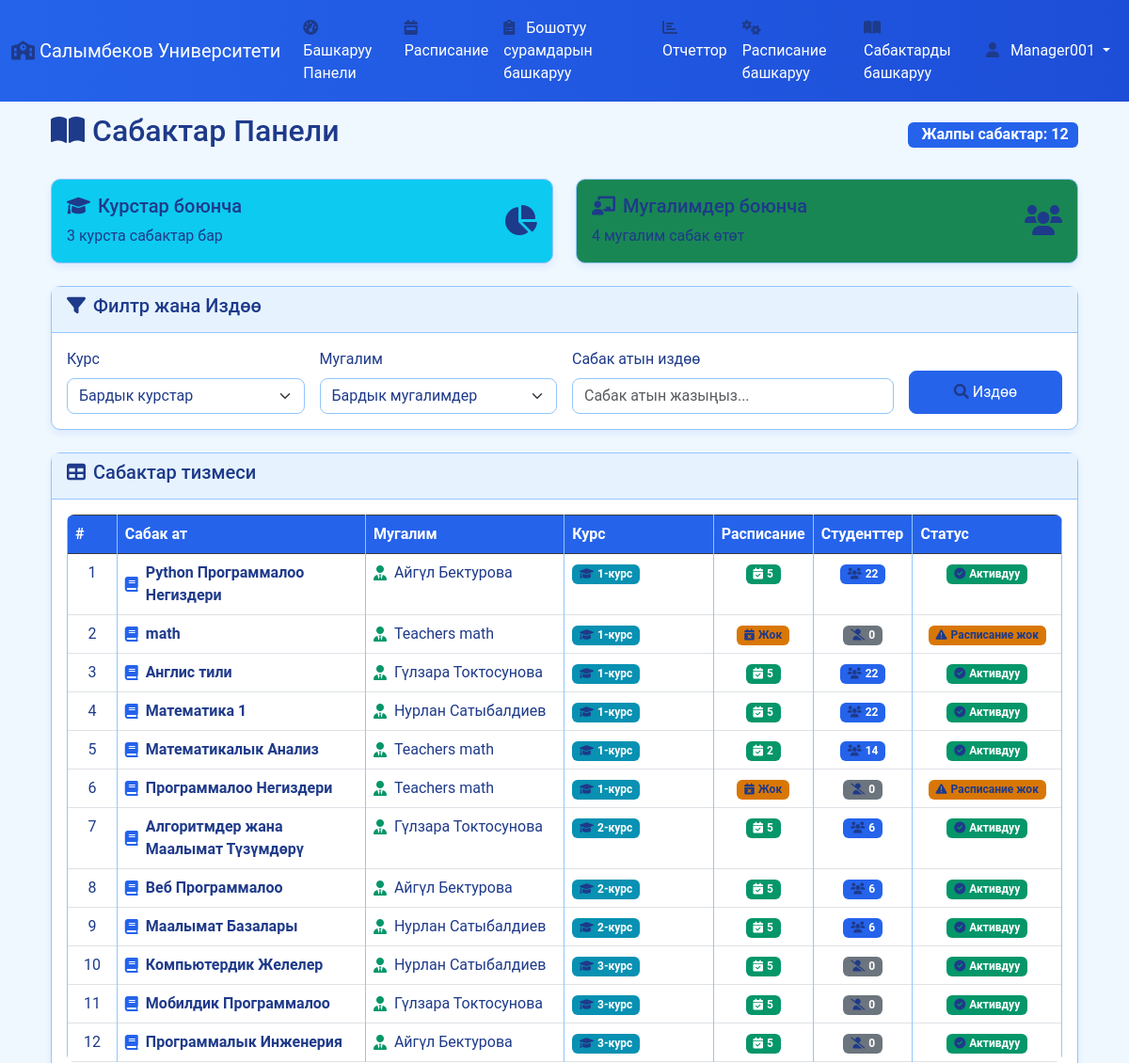
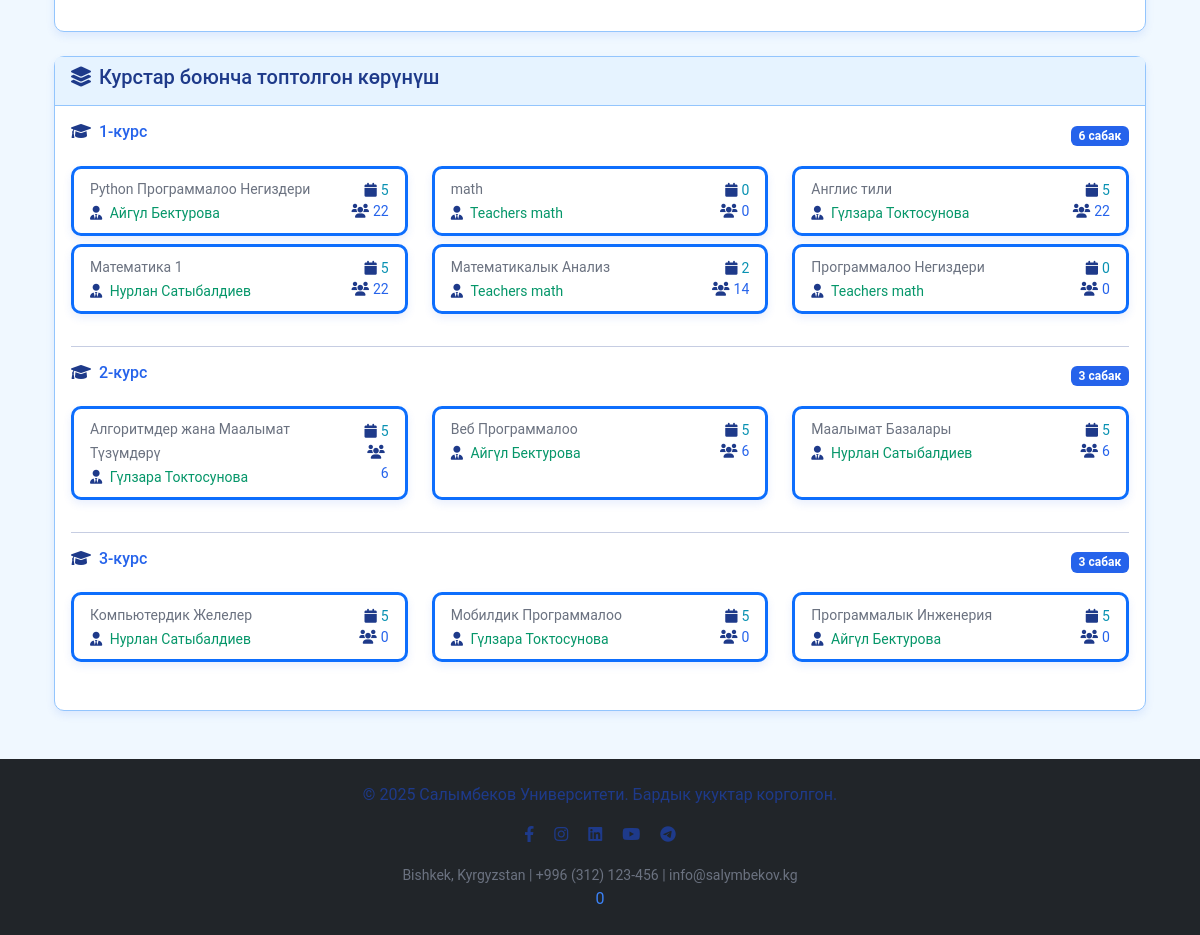
The page /ky/manage-subjects/ (signed in) on the database as committed earlier (2 pictures, top to bottom).
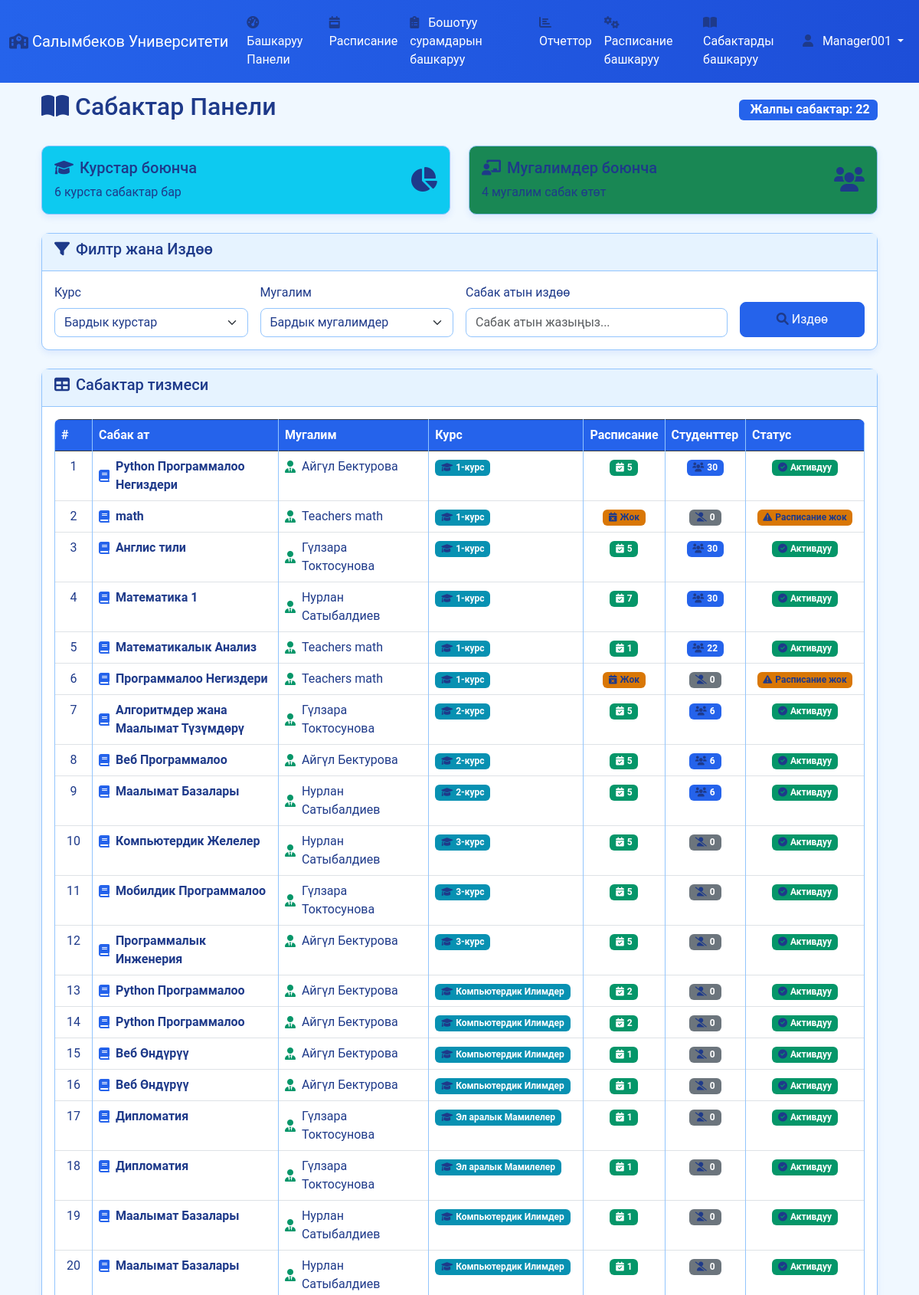
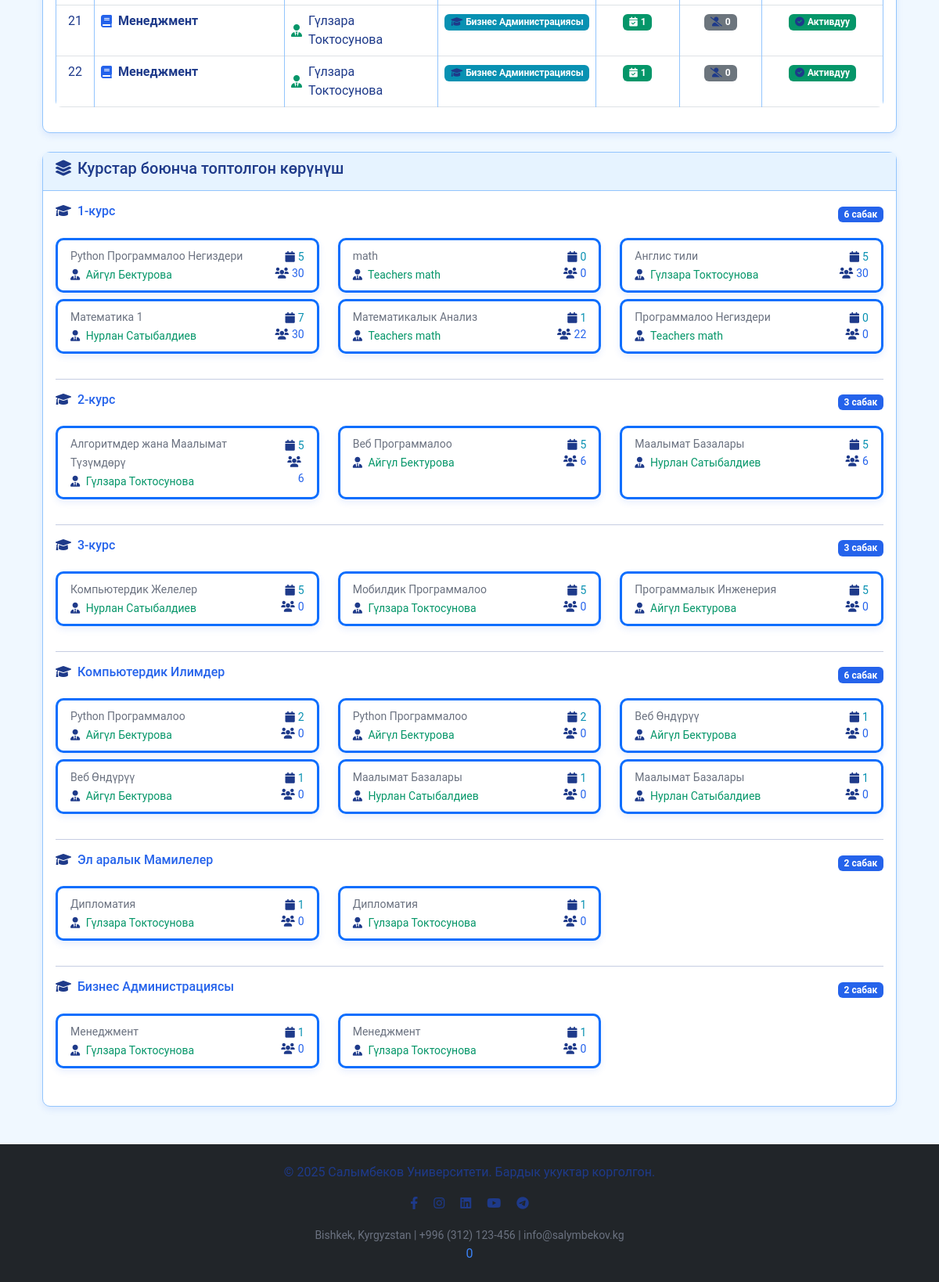
The same page on the database as committed later (2 pictures, top to bottom).
### core/models.py (models this page shows, shortened)
class Subject(models.Model):
    subject_name = models.CharField(max_length=100)
    teacher = models.ForeignKey(Teacher, on_delete=models.SET_NULL, null=True)
    course = models.ForeignKey(Course, on_delete=models.CASCADE, default=1)  # Дефолт маани катары Course ID 1

class Teacher(models.Model):
    DEGREE_CHOICES = [
        ('PROFESSOR', 'Профессор'),
        ('DOCENT', 'Доцент'),
        ('LECTURER', 'Лектор'),
        ('ASSISTANT', 'Ассистент'),
        ('TEACHER', 'Мугалим'),
    ]
    name = models.CharField(max_length=100)
    user = models.OneToOneField(User, on_delete=models.CASCADE, null=True, blank=True)
    degree = models.CharField(max_length=20, choices=DEGREE_CHOICES, default='TEACHER')
    department = models.CharField(max_length=100, blank=True, null=True)  # Кафедра

class Course(models.Model):
    name = models.CharField(max_length=100)
    year = models.IntegerField()
    faculty = models.CharField(max_length=100, blank=True, null=True)  # Факультет
    class Meta:
        ordering = ['year', 'name']

### core/views.py (the view)
# urls.py: path('manage-subjects/', views.manage_subjects, name='manage_subjects'),
@login_required
def manage_subjects(request):
    profile = UserProfile.objects.get(user=request.user)
    if profile.role not in ['ADMIN', 'MANAGER', 'TEACHER']:
        messages.error(request, 'Сизге бул бетке кирүүгө уруксат жок.')
        return redirect('dashboard')
    course_filter = request.GET.get('course')
    teacher_filter = request.GET.get('teacher')
    search = request.GET.get('search', '').strip()
    subjects = Subject.objects.select_related('teacher', 'course').all()
    courses = Course.objects.all().order_by('year')
    teachers = Teacher.objects.all().order_by('name')
    if course_filter:
        subjects = subjects.filter(course_id=course_filter)
    if teacher_filter:
        subjects = subjects.filter(teacher_id=teacher_filter)
    if search:
        subjects = subjects.filter(subject_name__icontains=search)
    subjects = subjects.order_by('course__year', 'subject_name')
    total_subjects = subjects.count()
    subjects_by_course = {}
    subjects_by_teacher = {}
    for subject in subjects:
        course_name = subject.course.name
        if course_name not in subjects_by_course:
            subjects_by_course[course_name] = []
        subjects_by_course[course_name].append(subject)
        teacher_name = subject.teacher.name if subject.teacher else "Мугалим дайындалган жок"
        if teacher_name not in subjects_by_teacher:
            subjects_by_teacher[teacher_name] = []
        subjects_by_teacher[teacher_name].append(subject)
    subjects_data = []
    for subject in subjects:
        schedule_count = Schedule.objects.filter(subject=subject).count()
        students_count = Student.objects.filter(
            group__schedule__subject=subject
        ).distinct().count()
        subjects_data.append({
            'subject': subject,
            'schedule_count': schedule_count,
            'students_count': students_count
        })
    context = {
        'subjects_data': subjects_data,
        'courses': courses,
        'teachers': teachers,
        'total_subjects': total_subjects,
        'subjects_by_course': subjects_by_course,
        'subjects_by_teacher': subjects_by_teacher,
        'course_filter': course_filter,
        'teacher_filter': teacher_filter,
        'search': search,
        'can_edit': profile.role in ['ADMIN', 'MANAGER']
    }
    return render(request, 'manage_subjects.html', context)

### attendance_system/context_processors.py (called while the page is built)
def site_config(request):
    try:
        return {
            'SITE_NAME': getattr(settings, 'SITE_NAME', 'Salymbekov University'),
            'UNIVERSITY_INFO': getattr(settings, 'UNIVERSITY_INFO', {}),
            'SYSTEM_CONFIG': getattr(settings, 'SYSTEM_CONFIG', {}),
            'LANGUAGE_CONFIG': getattr(settings, 'LANGUAGE_CONFIG', {}),
            'THEME_CONFIG': getattr(settings, 'THEME_CONFIG', {}),
            'ACADEMIC_CONFIG': getattr(settings, 'ACADEMIC_CONFIG', {}),
            'SOCIAL_MEDIA': getattr(settings, 'SOCIAL_MEDIA', {}),
            'FOOTER_CONFIG': getattr(settings, 'FOOTER_CONFIG', {}),
        }
    except Exception as e:
        return {
            'SITE_NAME': 'Salymbekov University',
            'UNIVERSITY_INFO': {'name': 'Salymbekov University'},
            'SYSTEM_CONFIG': {'version': '1.0.0'},
        }

### templates/manage_subjects.html (shortened to what the changed rows need)
{% extends 'base.html' %}
{% load django_bootstrap5 %}
{% block content %}
<div class="container-fluid mt-4">
    <div class="d-flex justify-content-between align-items-center mb-4">
        <h2><i class="fas fa-book-open me-2"></i>Сабактар Панели</h2>
        <div class="d-flex gap-2">
            <span class="badge bg-primary fs-6">
                Жалпы сабактар: {{ total_subjects }}
            </span>
        </div>
    </div>
    <div class="row mb-4">
        <div class="col-md-6">
            <div class="card bg-info text-white">
                <div class="card-body">
                    <div class="d-flex justify-content-between">
                        <div>
                            <h5><i class="fas fa-graduation-cap me-2"></i>Курстар боюнча</h5>
                            <p class="mb-0">{{ subjects_by_course|length }} курста сабактар бар</p>
                        </div>
                    </div>
                </div>
            </div>
        </div>
    </div>
    <div class="card">
        <div class="card-body">
            {% if subjects_data %}
            <div class="table-responsive">
                <table class="table table-hover table-bordered">
                    <thead class="table-dark">
                        <tr>
                            <th width="5%">#</th>
                            <th width="25%">Сабак ат</th>
                            <th width="20%">Мугалим</th>
                            <th width="15%">Курс</th>
                            <th width="10%">Расписание</th>
                            <th width="10%">Студенттер</th>
                            <th width="15%">Статус</th>
                        </tr>
                    </thead>
                    <tbody>
                        {% for data in subjects_data %}
                        <tr>
                            <td class="text-center">{{ forloop.counter }}</td>
                            <td>
                                <div class="d-flex align-items-center">
                                    <i class="fas fa-book text-primary me-2"></i>
                                    <strong>{{ data.subject.subject_name }}</strong>
                                </div>
                            </td>
                            <td>
                                {% if data.subject.teacher %}
                                    <div class="d-flex align-items-center">
                                        <i class="fas fa-user-tie text-success me-2"></i>
                                        {{ data.subject.teacher.name }}
                                    </div>
                                {% else %}
                                    <span class="text-muted">
                                        <i class="fas fa-user-times me-1"></i>Мугалим дайындалган жок
                                    </span>
                                {% endif %}
                            </td>
                            <td>
                                <span class="badge bg-info">
                                    <i class="fas fa-graduation-cap me-1"></i>{{ data.subject.course.name }}
                                </span>
                            </td>
                            <td class="text-center">
                                {% if data.schedule_count > 0 %}
                                    <span class="badge bg-success">
                                        <i class="fas fa-calendar-check me-1"></i>{{ data.schedule_count }}
                                    </span>
                                {% else %}
                                    <span class="badge bg-warning">
                                        <i class="fas fa-calendar-times me-1"></i>Жок
                                    </span>
                                {% endif %}
                            </td>
                            <td class="text-center">
                                {% if data.students_count > 0 %}
                                    <span class="badge bg-primary">
                                        <i class="fas fa-users me-1"></i>{{ data.students_count }}
                                    </span>
                                {% else %}
                                    <span class="badge bg-secondary">
                                        <i class="fas fa-user-slash me-1"></i>0
                                    </span>
                                {% endif %}
                            </td>
                            <td class="text-center">
                                {% if data.subject.teacher and data.schedule_count > 0 %}
                                    <span class="badge bg-success">
                                        <i class="fas fa-check-circle me-1"></i>Активдуу
                                    </span>
                                {% elif data.subject.teacher %}
                                    <span class="badge bg-warning">
                                        <i class="fas fa-exclamation-triangle me-1"></i>Расписание жок
                                    </span>
                                {% else %}
                                    <span class="badge bg-danger">
                                        <i class="fas fa-times-circle me-1"></i>Мугалим жок
                                    </span>
                                {% endif %}
                            </td>
                        </tr>
                        {% endfor %}
                    </tbody>
                </table>
            </div>
            {% else %}
            <div class="text-center py-5">
                <i class="fas fa-search fa-3x text-muted mb-3"></i>
                <h5 class="text-muted">Сабактар табылган жок</h5>
                <p class="text-muted">Башка филтр тандап көрүңүз</p>
            </div>
            {% endif %}
        </div>
    </div>
    <div class="row mt-4">
        <div class="col-12">
            <div class="card">
                <div class="card-body">
                    {% for course_name, course_subjects in subjects_by_course.items %}
                    <div class="mb-4">
                        <div class="d-flex justify-content-between align-items-center mb-3">
                            <h6 class="text-primary">
                                <i class="fas fa-graduation-cap me-2"></i>{{ course_name }}
                            </h6>
                            <span class="badge bg-primary">{{ course_subjects|length }} сабак</span>
                        </div>
                        <div class="row">
                            {% for subject in course_subjects %}
                            <div class="col-md-6 col-lg-4 mb-2">
                                <div class="card border-start border-primary border-3 h-100">
                                    <div class="card-body py-2">
                                        <div class="d-flex justify-content-between align-items-center">
                                            <div>
                                                <small class="text-muted">{{ subject.subject_name }}</small><br>
                                                <small class="text-success">
                                                    <i class="fas fa-user-tie me-1"></i>
                                                    {{ subject.teacher.name|default:"Мугалим жок" }}
                                                </small>
                                            </div>
                                            <div class="text-end">
                                                {% for data in subjects_data %}
                                                    {% if data.subject.id == subject.id %}
                                                        <small class="text-info d-block">
                                                            <i class="fas fa-calendar me-1"></i>{{ data.schedule_count }}
                                                        </small>
                                                        <small class="text-primary d-block">
                                                            <i class="fas fa-users me-1"></i>{{ data.students_count }}
                                                        </small>
                                                    {% endif %}
                                                {% endfor %}
                                            </div>
                                        </div>
                                    </div>
                                </div>
                            </div>
                            {% endfor %}
                        </div>
                    </div>
                    {% if not forloop.last %}<hr>{% endif %}
                    {% endfor %}
                </div>
            </div>
        </div>
    </div>
</div>
{% endblock %}

Rows that differ between the two databases and show on the page:
computed for Subject "Python Программалоо Негиздери": students_count "22" → "30"
computed for Subject "Англис тили": students_count "22" → "30"
computed for Subject "Математика 1": schedule_count "5" → "7"; students_count "22" → "30"
computed for Subject "Математикалык Анализ": schedule_count "2" → "1"; students_count "14" → "22"
added Subject: subject.subject_name "Python Программалоо", subject.teacher.name "Айгүл Бектурова", subject.course.name "Компьютердик Илимдер", schedule_count "2", shows "0", shows "Активдуу", name "Компьютердик Илимдер", course_subjects "6", subject_name "Python Программалоо", teacher.name "Айгүл Бектурова", students_count "0"
added Subject: subject.subject_name "Python Программалоо", subject.teacher.name "Айгүл Бектурова", subject.course.name "Компьютердик Илимдер", schedule_count "2", shows "0", shows "Активдуу", subject_name "Python Программалоо", teacher.name "Айгүл Бектурова", students_count "0"
added Subject: subject.subject_name "Веб Өндүрүү", subject.teacher.name "Айгүл Бектурова", subject.course.name "Компьютердик Илимдер", schedule_count "1", shows "0", shows "Активдуу", subject_name "Веб Өндүрүү", teacher.name "Айгүл Бектурова", students_count "0"
added Subject: subject.subject_name "Веб Өндүрүү", subject.teacher.name "Айгүл Бектурова", subject.course.name "Компьютердик Илимдер", schedule_count "1", shows "0", shows "Активдуу", subject_name "Веб Өндүрүү", teacher.name "Айгүл Бектурова", students_count "0"
added Subject: subject.subject_name "Дипломатия", subject.teacher.name "Гүлзара Токтосунова", subject.course.name "Эл аралык Мамилелер", schedule_count "1", shows "0", shows "Активдуу", name "Эл аралык Мамилелер", course_subjects "2", subject_name "Дипломатия", teacher.name "Гүлзара Токтосунова", students_count "0"
added Subject: subject.subject_name "Дипломатия", subject.teacher.name "Гүлзара Токтосунова", subject.course.name "Эл аралык Мамилелер", schedule_count "1", shows "0", shows "Активдуу", subject_name "Дипломатия", teacher.name "Гүлзара Токтосунова", students_count "0"
added Subject: subject.subject_name "Маалымат Базалары", subject.teacher.name "Нурлан Сатыбалдиев", subject.course.name "Компьютердик Илимдер", schedule_count "1", shows "0", shows "Активдуу", subject_name "Маалымат Базалары", teacher.name "Нурлан Сатыбалдиев", students_count "0"
added Subject: subject.subject_name "Маалымат Базалары", subject.teacher.name "Нурлан Сатыбалдиев", subject.course.name "Компьютердик Илимдер", schedule_count "1", shows "0", shows "Активдуу", subject_name "Маалымат Базалары", teacher.name "Нурлан Сатыбалдиев", students_count "0"
added Subject: subject.subject_name "Менеджмент", subject.teacher.name "Гүлзара Токтосунова", subject.course.name "Бизнес Администрациясы", schedule_count "1", shows "0", shows "Активдуу", name "Бизнес Администрациясы", course_subjects "2", subject_name "Менеджмент", teacher.name "Гүлзара Токтосунова", students_count "0"
added Subject: subject.subject_name "Менеджмент", subject.teacher.name "Гүлзара Токтосунова", subject.course.name "Бизнес Администрациясы", schedule_count "1", shows "0", shows "Активдуу", subject_name "Менеджмент", teacher.name "Гүлзара Токтосунова", students_count "0"
Other text that changed with them:
{{ total_subjects }}: "12" → "22"
{{ subjects_by_course|length }}: "3" → "6"
